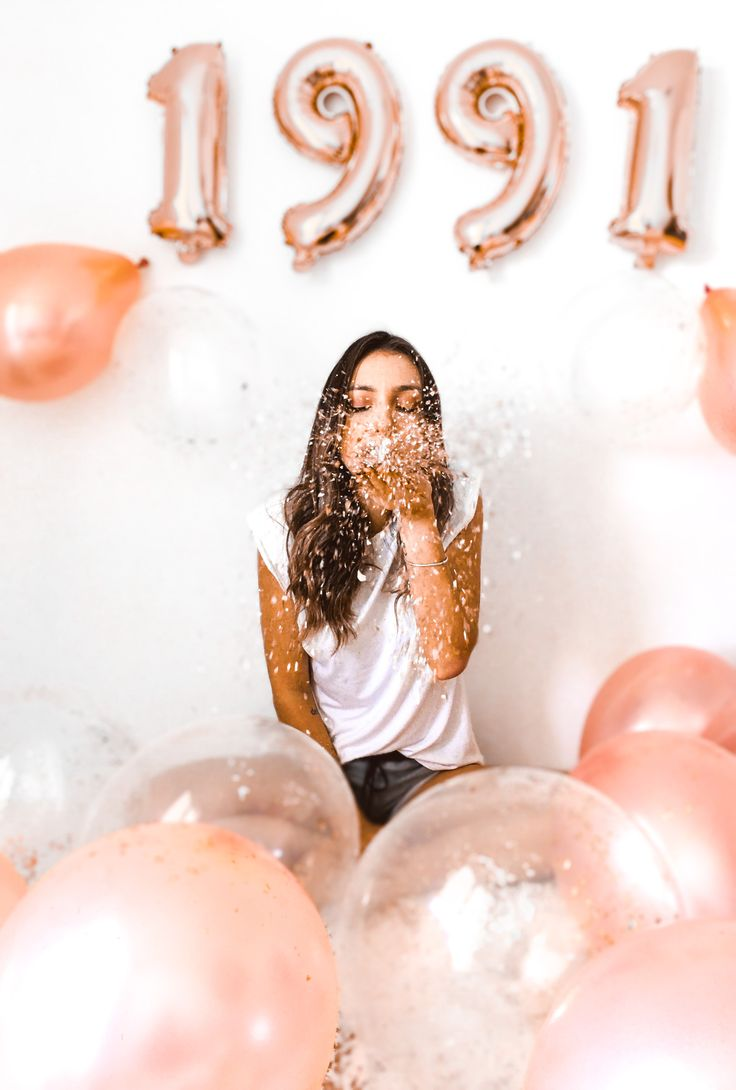
#> input picture imagens/img210/a_003.jpeg, 736 x 1090 px, found by its file name
$ jupyter execute kmeans.ipynb
#> lines starting #> are read from the running program, lines starting #| are printed output that depends on the picture
[cell 1]
import cv2
import numpy as np
import matplotlib.pyplot as plt
from sklearn.cluster import KMeans
import tqdm

[cell 2]
# Photo by Ferdinand Studio, downloaded from Pixels.
file_path = "imagens/todas_imagens/a_003.jpeg"
img = cv2.imread(file_path)
#> img is the input picture: shape (1090, 736, 3); mean B, G, R 208.4, 216.6, 237.9
img = cv2.cvtColor(img, cv2.COLOR_BGR2RGB)
def resize(image, width = None, height = None, scale = 1):
    # Resizes an RGB image.
#> called with width = 400, height = 600, scale = 1
    if width is None or height is None:
        width, height = image_width_height(image)
        width = int(width * scale)
        height = int(height * scale)
    return cv2.resize(image, (width, height))
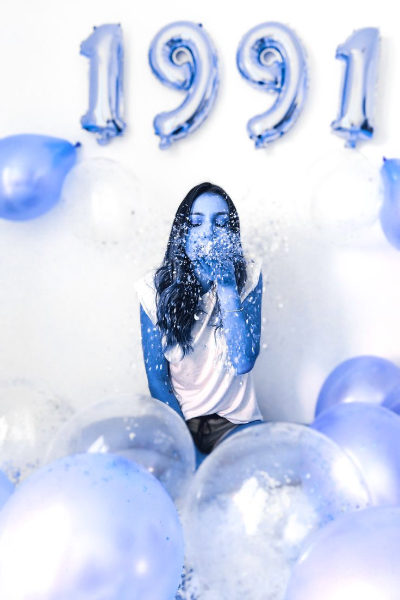
#> returned value: shape (600, 400, 3); mean of channels 0, 1, 2 237.9, 216.5, 208.4; drawn as B, G, R
def image_width_height(image):
    # Get an RGB image's width and height.
    width = image.shape[1]
#> width = 400
    height = image.shape[0]
#> height = 600
    return width, height
def image2X(image, width, height, channels = 3):
    # Converts an RGB image to an array X for use with sklearn.
    return image.reshape([width * height, channels])
def X2image(X, width, height, channels = 3):
    # Converts an array X from sklearn to an RGB image.
    return X.reshape([height, width, channels])
# Resize the image to a 400 x 600 resolution.
img = resize(img, width = 400, height = 600)
width, height = image_width_height(img)
#> width = 400; height = 600
# Convert the image to an array which can be input into
# sklearn's API.
X = image2X(img, width, height, 3)
print(img.shape, X.shape)
#| (600, 400, 3) (240000, 3)

# Try 2 to 30 clusters.
n_clusters = list(range(2, 30 + 1, 1))
kmeans = []
inertias = []
for i in tqdm.trange(len(n_clusters)):
    kmeans.append(KMeans(n_clusters = n_clusters[i],
                         random_state = 42))
    kmeans[-1].fit(X)
    inertias.append(kmeans[-1].inertia_)
#> after the loop, inertias = 29 values, max 557874564.1 at index 0, min 15581105 at index 28, mean 65781050; kmeans = 29 items
plt.figure(figsize = [20, 5])
plt.subplot(1, 2, 1)
plt.plot(n_clusters, inertias, "-o")
plt.xlabel("$k$", fontsize = 14)
plt.ylabel("Inertia", fontsize = 14)
plt.grid(True)
plt.subplot(1, 2, 2)
plt.plot(n_clusters[:-1], np.diff(inertias), "-o")
plt.xlabel("$k$", fontsize = 14)
plt.ylabel("Change in inertia", fontsize = 14)
plt.grid(True)
plt.show()
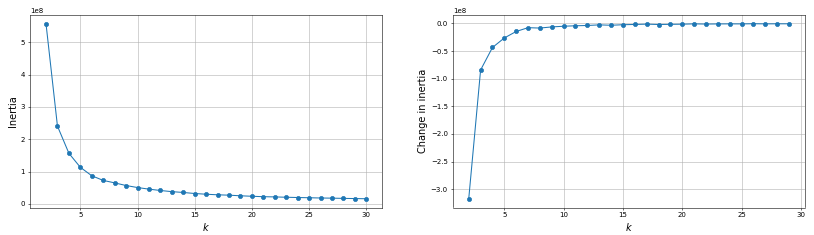
#> figure drawn by matplotlib, 2 panels; panel 1: curve peaks at x = 2, y = 557874564.1; panel 2: curve peaks at x = 26, y = -479584

[cell 3]
# Use 6 clusters in the K-means.
kmeans = KMeans(n_clusters = 3, random_state = 42)
kmeans.fit(X)
# Obtain the cluster centroids for each pixel in the image.
# These centroids are essentially our image segments.
X_kmeans = kmeans.cluster_centers_[kmeans.predict(X)]
X_kmeans = X_kmeans.astype("uint8")
# Convert the numpy array into an RGB image.
img_kmeans = X2image(X_kmeans, width, height, 3)
#> in X2image, `return X.reshape([height, width, channels])`:
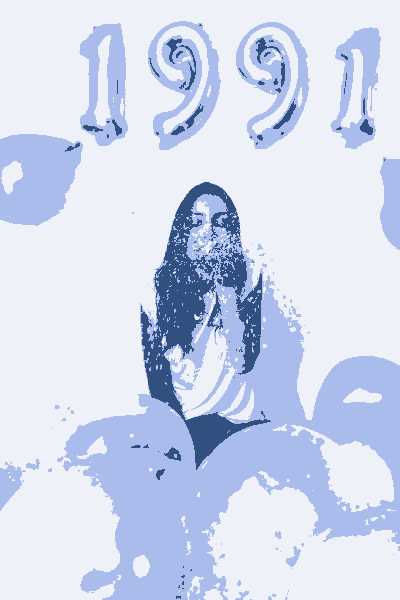
#> returned value: shape (600, 400, 3); mean of channels 0, 1, 2 237.4, 216.1, 207.7; drawn as B, G, R
# Visualize the original image with the segmented one.
plt.figure(figsize = [10, 10])
plt.subplot(1, 2, 1)
plt.imshow(img)
plt.subplot(1, 2, 2)
plt.imshow(img_kmeans)
plt.show()
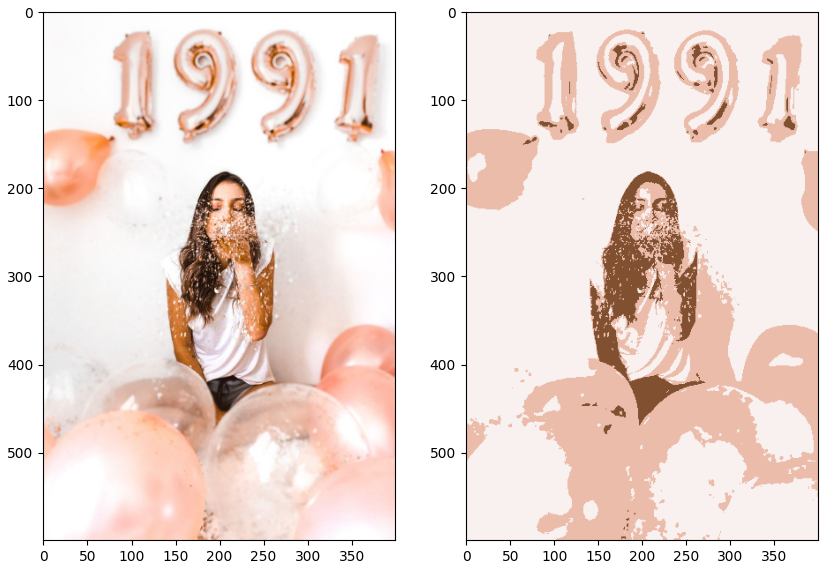
#> figure drawn by matplotlib, 2 panels
